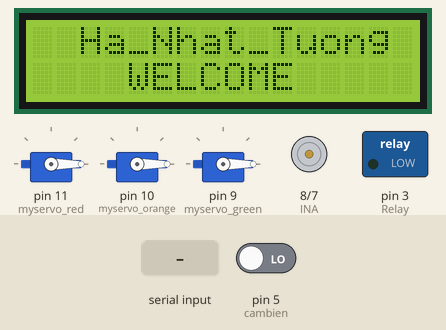
The sketch below on a simulated Arduino Uno, built with avr-gcc and run on an emulated ATmega328P. On the bench: 16×2 character LCD, 3 × servo, motor-driver pin pairs drawn as motors (green arrow = first pin HIGH = forward, orange = second pin HIGH = backward, longer = more drive, scaled by the enable pin), switched loads named in the sketch (green lamp = pin HIGH). The inputs (shaded band) are chosen by the test bench; at power-on: pin 5 (cambien) LOW. What the sketch prints to the serial monitor is not drawn.

Above: at 1.2 s.
1.3 s: "a" received over Serial
At 2.6 s:
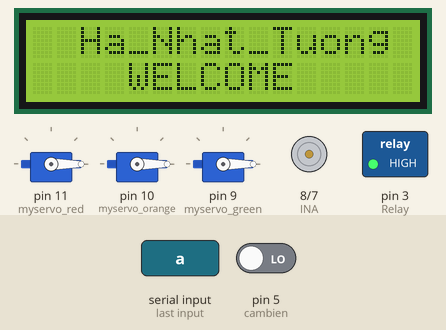
3.1 s: byte 109 ('m') received over Serial
At 4.2 s:
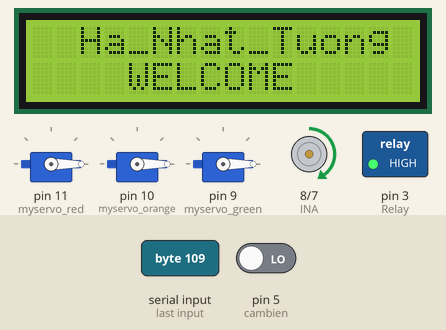
4.8 s: pin 5 (cambien) driven HIGH
At 5.3 s:
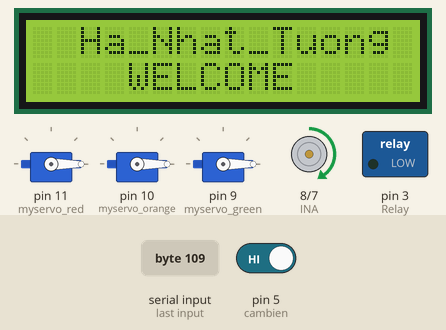
6.4 s: byte 108 ('l') received over Serial
At 6.8 s:
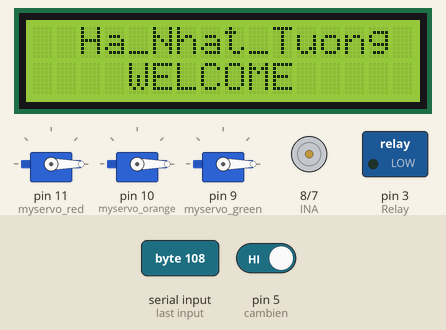
8.0 s: byte 110 ('n') received over Serial
At 9.1 s:
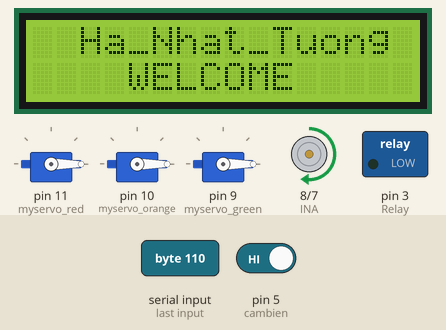
9.5 s: byte 106 ('j') received over Serial
At 10.1 s:
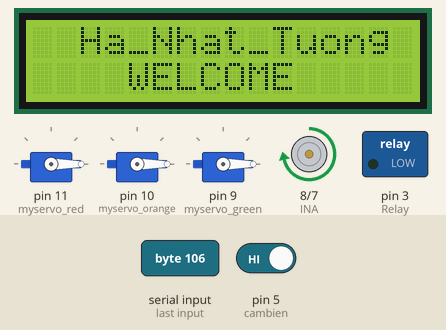
Timing chart, 0 to 12.1 s (numbered marks = the images above; inputs shaded):
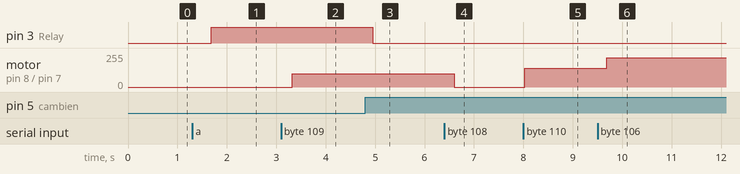

The sketch:

code_dktb.ino
```cpp
#include <Servo.h>
#include <Wire.h>
#include <LiquidCrystal_I2C.h>
LiquidCrystal_I2C lcd(0x27,16,2);
int cambien = 5; //Chân cảm biến nối chân số 5 Arduino
int Relay = 3;
int giatri;
boolean canhbaotrom = false;// biến trung gian
Servo myservo_red;
Servo myservo_orange;
Servo myservo_green;
// set chân và tốc độ quạt
int INA = 8;
int INB = 7;
int ENA = 6;
int MAX_SPEED = 255;//từ 0-255
int MIN_SPEED = 0;
void setup()
{
  Serial.begin(9600);
  lcd.init();
  lcd.backlight();
  lcd.setCursor(2,0);
  lcd.print("Ha_Nhat_Tuong");
  lcd.setCursor(4,1);
  lcd.print("WELCOME");
  pinMode(cambien, INPUT);
  pinMode(Relay, OUTPUT);
  myservo_red.attach(11);
  myservo_orange.attach(10);
  myservo_green.attach(9);
  myservo_red.write(0);
  myservo_orange.write(0);
  myservo_green.write(0);
  pinMode(INA, OUTPUT);
  pinMode(INB, OUTPUT);
  pinMode(ENA,OUTPUT);
}
// hàm stop
void motor_1_Dung() {
  digitalWrite(INA, 0);
  digitalWrite(INB, 0);
}

 // hàm quay thuận KĐH
void motor_1_Tien(int speed) {
  speed = constrain(speed, MIN_SPEED, MAX_SPEED);
  digitalWrite(INA, 1);
  digitalWrite(INB, 0);
  analogWrite(ENA,speed);
}
void loop()
{
  if (canhbaotrom) {
    giatri = digitalRead(cambien);

  if (giatri == HIGH){
   digitalWrite(Relay, LOW);
   int alarm1=1;
   Serial.println(alarm1);//truyền tín hiệu dạng digital "1" lên Serial
   delay(30);

  }
  else {
    digitalWrite(Relay, HIGH);
    int alarm2=0;
    Serial.println(alarm2);// truyền tín hiệu dạng digital "0" lên Serial
    delay(30);
  } }
 //Đọc giá trị digital từ cảm biến và gán vào biến giatri
 if (Serial.available())
  {
   int  serialValue = Serial.read();// Đọc giá trị từ cổng Serial
   switch (serialValue){
      case 'a':
        canhbaotrom=true;
        break;

      case 'b':
        canhbaotrom=false;
        digitalWrite(Relay , LOW);
        break;
      case 'r':

        myservo_red.write(60);
        delay(15000);
        myservo_red.write(0);
        break;
      case '1':
        myservo_red.write(60);
        delay(50);
        break;
      case '0':
        myservo_red.write(0);
        delay(50);
        break;
      case 'o':
        myservo_orange.write(60);
        delay(15000);
        myservo_orange.write(0);
        break;
       case '5':
        myservo_orange.write(60);
        delay(50);
        break;
      case '4':
        myservo_orange.write(0);
        delay(50);
        break;
      case 'g':
        myservo_green.write(60);
        delay(15000);
        myservo_green.write(0);
        break;
       case '3':
        myservo_green.write(60);
        delay(50);
        break;
      case '2':
        myservo_green.write(0);
        delay(50);
        break;
       // Mức 0 quạt
       case 'l' :
         motor_1_Dung();
         delay(50);
         break;
       //Mức 1 quạt
       case 'm' :
         motor_1_Tien(100);
         delay(50);
         break;
       //Mức 2 quạt
       case 'n':
         motor_1_Tien(140);
         delay(50);
         break;
       //Mức 3 quạt
       case 'i':
         motor_1_Tien(180);
         delay(50);
         break;
       //Mức 4 quạt
       case 'j':
         motor_1_Tien(220);
         delay(50);
         break;
       //Mức 5 quạt
       case'k':
         motor_1_Tien(MAX_SPEED);
         delay(50);
         break;
       default:
         break;
      }
      }
 delay(200);
  }
```

Measured:
- after the input at 1.3 s, pin 3 (Relay): LOW → HIGH after 0.38 s
- after the input at 3.1 s, motor on pin 8 (INA) / pin 7 (INB): stopped → forward 100/255 after 0.23 s
- after the input at 4.8 s, pin 3 (Relay): HIGH → LOW after 0.16 s
- after the input at 6.4 s, motor on pin 8 (INA) / pin 7 (INB): forward 100/255 → stopped after 0.20 s
- after the input at 8.0 s, motor on pin 8 (INA) / pin 7 (INB): stopped → forward 140/255 at once
- after the input at 9.5 s, motor on pin 8 (INA) / pin 7 (INB): forward 140/255 → forward 220/255 after 0.19 s
